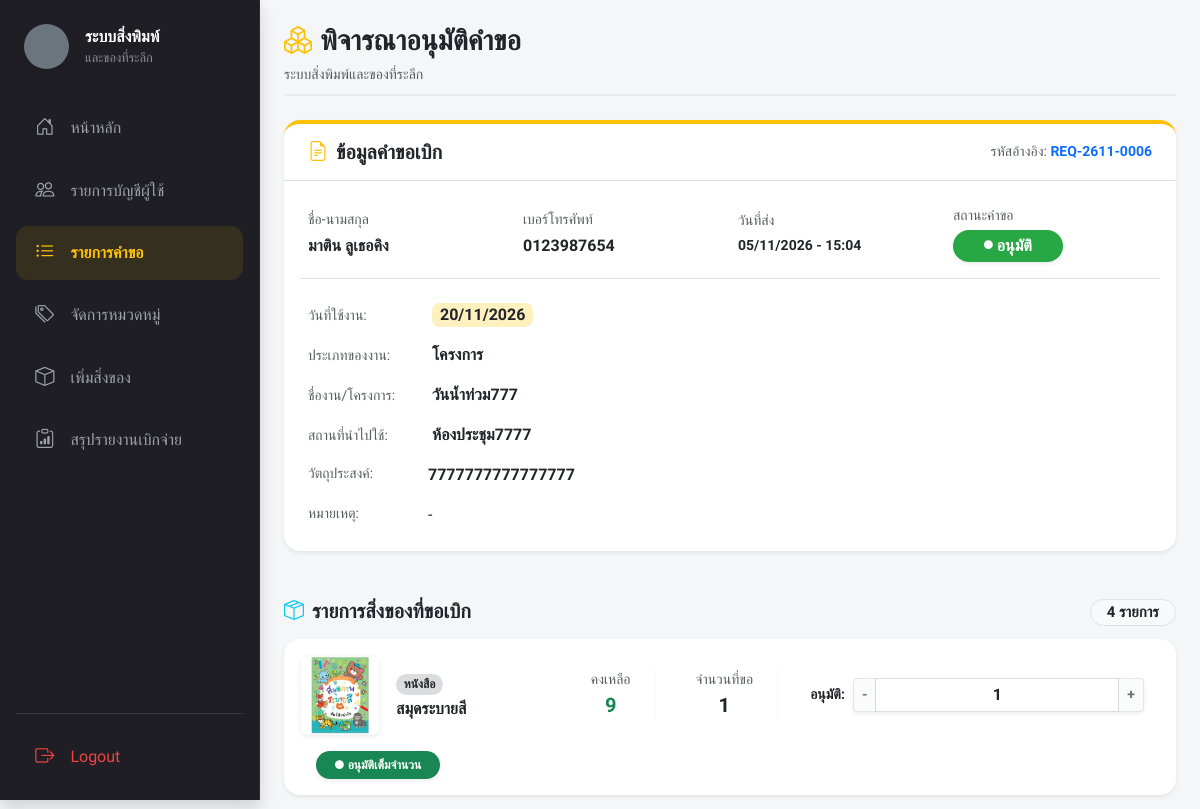
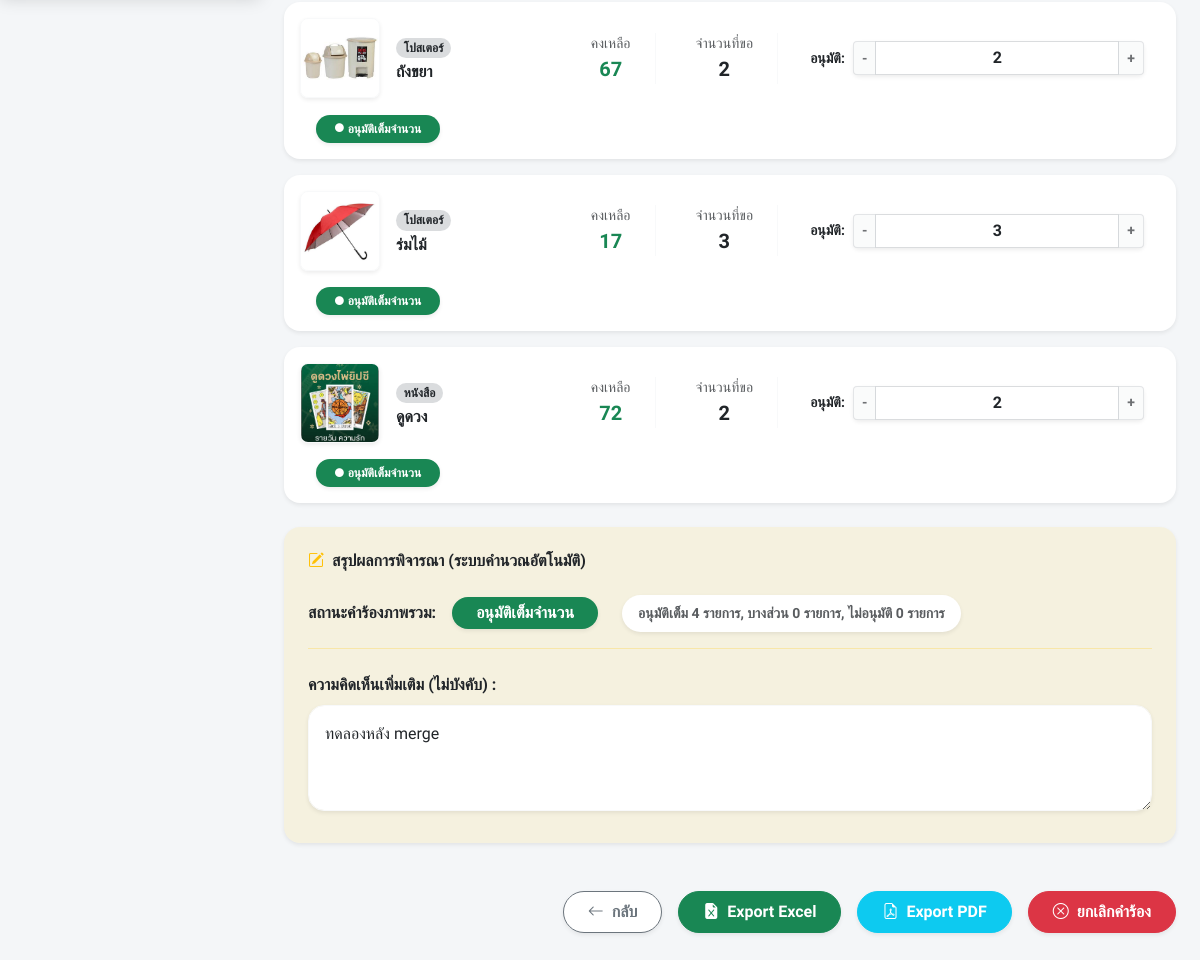
The app's page /index.php?page=request_view&id=31 (signed in) with its own data (2 pictures, top to bottom).
### tables this page shows
CREATE TABLE `requests` (
  `request_id` int(11) NOT NULL,
  `request_no` varchar(20) NOT NULL,
  `user_id` int(11) NOT NULL,
  `request_date` datetime DEFAULT current_timestamp(),
  `use_date` date DEFAULT NULL,
  `event_type` varchar(50) DEFAULT NULL,
  `event_name` varchar(200) DEFAULT NULL,
  `location` varchar(200) DEFAULT NULL,
  `purpose` text DEFAULT NULL,
  `user_note` text DEFAULT NULL,
  `status` varchar(20) DEFAULT 'Pending',
  `admin_comment` text DEFAULT NULL,
  `approved_at` datetime DEFAULT NULL,
  `approved_by` int(11) DEFAULT NULL,
  `is_read_user` tinyint(1) NOT NULL DEFAULT 0
);

CREATE TABLE `users` (
  `user_id` int(11) NOT NULL,
  `username` varchar(50) NOT NULL,
  `password` varchar(255) NOT NULL,
  `full_name` varchar(100) DEFAULT NULL,
  `email` varchar(150) DEFAULT NULL,
  `department_id` int(11) DEFAULT NULL,
  `sub_department_id` int(11) DEFAULT NULL,
  `employment_type_id` int(11) DEFAULT NULL,
  `position` varchar(100) DEFAULT NULL,
  `phone_number` varchar(20) DEFAULT NULL,
  `role` varchar(20) DEFAULT 'User',
  `approve_user` int(2) NOT NULL DEFAULT 0,
  `created_at` datetime NOT NULL
);

CREATE TABLE `request_items` (
  `request_item_id` int(11) NOT NULL,
  `request_id` int(11) NOT NULL,
  `item_id` int(11) NOT NULL,
  `requested_qty` int(11) NOT NULL,
  `approved_qty` int(11) DEFAULT NULL,
  `item_status` varchar(20) DEFAULT NULL
);

CREATE TABLE `categories` (
  `category_id` int(11) NOT NULL,
  `name` varchar(100) DEFAULT NULL,
  `is_active` tinyint(1) DEFAULT 1,
  `created_at` datetime DEFAULT current_timestamp()
);

CREATE TABLE `items` (
  `id` int(11) NOT NULL,
  `item_code` varchar(20) NOT NULL,
  `category_id` int(11) NOT NULL,
  `name` varchar(200) NOT NULL,
  `description` text DEFAULT NULL,
  `current_stock` int(11) DEFAULT 0,
  `is_active` tinyint(1) NOT NULL DEFAULT 1,
  `low_stock_threshold` int(11) DEFAULT 10,
  `images` text DEFAULT NULL,
  `created_at` datetime DEFAULT current_timestamp()
);

### views/admin/request_view.php (the view, shortened to what this page needs)
<?php
$request_id = $_GET['id'] ?? '';
$stmt = $pdo->prepare("
    SELECT r.*, u.full_name, u.phone_number
    FROM requests r
    LEFT JOIN users u ON r.user_id = u.user_id
    WHERE r.request_id = ?
");
$stmt->execute([$request_id]);
$request = $stmt->fetch();
$itemStmt = $pdo->prepare("
    SELECT
        ri.*,
        i.name AS item_name,
        i.images,
        i.current_stock,
        c.name AS category_name
    FROM request_items ri
    LEFT JOIN items i ON ri.item_id = i.id
    LEFT JOIN categories c ON i.category_id = c.category_id
    WHERE ri.request_id = ?
");
$itemStmt->execute([$request_id]);
$items = $itemStmt->fetchAll();
$isPending = ($request['status'] === 'รออนุมัติ' || $request['status'] === 'Pending');
$statusText = $request['status'];
$badgeStyle = 'min-width: 110px; ';
if ($statusText === 'รออนุมัติ' || $statusText === 'Pending') {
    $badgeStyle .= 'background-color: #ffc107; color: #000;';
    $statusText = 'รออนุมัติ';
} elseif (strpos($statusText, 'อนุมัติบางส่วน') !== false) {
    $badgeStyle .= 'background-color: #fd7e14; color: #fff;';
} elseif (strpos($statusText, 'ไม่อนุมัติ') !== false) {
    $badgeStyle .= 'background-color: #dc3545; color: #fff;';
} elseif (strpos($statusText, 'อนุมัติ') !== false) {
    $badgeStyle .= 'background-color: #28a745; color: #fff;';
} else {
    $badgeStyle .= 'background-color: #6c757d; color: #fff;';
}
?>
<form action="actions/admin/request_approve.php" method="POST" id="approvalForm">
    <div class="d-flex justify-content-between align-items-center mb-4 pb-2" style="border-bottom: 2px solid #e9ecef;">
        <div>
            <h3 class="fw-bolder mb-1 text-dark"><i class="bi bi-boxes text-warning me-2"></i>พิจารณาอนุมัติคำขอ</h3>
            <span class="text-muted small">ระบบสิ่งพิมพ์และของที่ระลึก</span>
        </div>
    </div>
    <div class="card border-0 rounded-4 shadow-sm mb-4 border-warning border-top border-4 bg-white">
        <div class="card-header bg-white py-3 px-4 border-bottom d-flex justify-content-between align-items-center rounded-top-4">
            <h5 class="fw-bold mb-0 text-dark"><i class="bi bi-file-earmark-text me-2 text-warning"></i>ข้อมูลคำขอเบิก</h5>
            <span class="text-muted small">รหัสอ้างอิง: <span class="fw-bold text-primary"><?= htmlspecialchars($request['request_no']) ?></span></span>
        </div>
        <div class="card-body p-4">
            <div class="row g-3 align-items-center mb-4 pb-3 border-bottom">
                <div class="col-12 col-sm-6 col-md-3">
                    <div class="text-muted small mb-1">ชื่อ-นามสกุล</div>
                    <div class="fw-bold text-dark fs-6"><?= htmlspecialchars($request['full_name'] ?? 'ไม่ทราบชื่อ') ?></div>
                </div>
                <div class="col-12 col-sm-6 col-md-3">
                    <div class="text-muted small mb-1">เบอร์โทรศัพท์</div>
                    <div class="fw-bold text-dark fs-6"><?= htmlspecialchars($request['phone_number'] ?? '-') ?></div>
                </div>
                <div class="col-12 col-sm-6 col-md-3">
                    <div class="text-muted small mb-1">วันที่ส่ง</div>
                    <div class="fw-bold text-dark small">
                        <?= date('d/m/Y - H:i', strtotime($request['request_date'])) ?>
                    </div>
                </div>
                <div class="col-12 col-sm-6 col-md-3">
                    <div class="text-muted small mb-1">สถานะคำขอ</div>
                    <span class="badge px-3 py-2 fs-6 rounded-pill shadow-sm d-inline-flex align-items-center justify-content-center" style="<?= $badgeStyle ?>" id="headerStatusBadge">
                        <i class="bi bi-circle-fill small me-1" style="font-size: 0.55rem;"></i>
                        <?= htmlspecialchars($statusText) ?>
                    </span>
                </div>
            </div>
            <div class="row g-2">
                <div class="col-12 mb-2">
                    <span class="text-muted small d-inline-block" style="width: 120px;">วันที่ใช้งาน:</span>
                    <span class="badge bg-warning text-dark bg-opacity-25 px-2 py-1 fs-6 rounded-3"><?= date('d/m/Y', strtotime($request['use_date'])) ?></span>
                </div>
                <div class="col-12 mb-2">
                    <span class="text-muted small d-inline-block" style="width: 120px;">ประเภทของงาน:</span>
                    <span class="fw-bold text-dark"><?= htmlspecialchars($request['event_type']) ?></span>
                </div>
                <div class="col-12 mb-2">
                    <span class="text-muted small d-inline-block" style="width: 120px;">ชื่องาน/โครงการ:</span>
                    <span class="fw-bold text-dark"><?= htmlspecialchars($request['event_name']) ?></span>
                </div>
                <div class="col-12 mb-2">
                    <span class="text-muted small d-inline-block" style="width: 120px;">สถานที่นำไปใช้:</span>
                    <span class="fw-bold text-dark"><?= htmlspecialchars($request['location']) ?></span>
                </div>
                <div class="col-12 mb-2 d-flex">
                    <span class="text-muted small flex-shrink-0" style="width: 120px;">วัตถุประสงค์:</span>
                    <span class="fw-bold text-dark"><?= nl2br(htmlspecialchars($request['purpose'])) ?></span>
                </div>
                <div class="col-12 d-flex">
                    <span class="text-muted small flex-shrink-0" style="width: 120px;">หมายเหตุ:</span>
                    <span class="text-dark"><?= nl2br(htmlspecialchars($request['user_note'] ?: '-')) ?></span>
                </div>
            </div>
        </div>
    </div>
    <h5 class="fw-bold mb-3 mt-5 text-dark">
        <i class="bi bi-box-seam text-info me-2"></i>รายการสิ่งของที่ขอเบิก
        <span class="float-end badge bg-light text-dark border rounded-pill px-3"><?= count($items) ?> รายการ</span>
    </h5>
    <div class="mb-4">
        <?php foreach ($items as $index => $item): $images = json_decode($item['images'] ?? '[]', true);
            $imgSrc = !empty($images) ? 'assets/uploads/items/' . $images[0] : 'assets/images/placeholder.jpg';
            $reqQty = (int)$item['requested_qty'];
            $curStock = (int)($item['current_stock'] ?? 0);
            $appQty = $isPending ? min($reqQty, $curStock) : (int)$item['approved_qty'];
        ?>
            <div class="card border-0 rounded-4 shadow-sm mb-3 bg-white">
                <div class="card-body p-3 d-flex align-items-center flex-wrap gap-3">
                    <img src="<?= $imgSrc ?>" class="rounded-3 object-fit-cover border border-light shadow-sm" style="width: 80px; height: 80px;">
                    <div class="flex-grow-1" style="min-width: 150px;">
                        <span class="badge bg-secondary bg-opacity-25 text-dark rounded-pill mb-1"><?= htmlspecialchars($item['category_name'] ?? 'ไม่ระบุ') ?></span>
                        <h6 class="fw-bolder mb-0 text-dark"><?= htmlspecialchars($item['item_name'] ?? 'ไม่ทราบชื่อ (ไอเทมอาจถูกลบ)') ?></h6>
                    </div>
                    <div class="text-center px-4 border-end border-light d-none d-md-block">
                        <span class="d-block text-muted small">คงเหลือ</span>
                        <span class="fw-bolder text-success fs-5"><?= $curStock ?></span>
                    </div>
                    <div class="text-center px-4 border-end border-light d-none d-sm-block">
                        <span class="d-block text-muted small">จำนวนที่ขอ</span>
                        <span class="fw-bolder text-dark fs-5"><?= $reqQty ?></span>
                    </div>
                    <div class="d-flex align-items-center px-3" style="min-width: 150px;">
                        <span class="fw-bold me-2 text-dark small ">อนุมัติ:</span>
                        <div class="input-group input-group-sm shadow-sm rounded-2">
                            <button type="button" class="btn  btn-light border-secondary border-opacity-25 fw-bold px-2 text-dark" onclick="adjustApprove(<?= $index ?>, -1)" <?= !$isPending ? 'disabled' : '' ?>>-</button>
                            <input type="text" name="approved_qty[<?= $item['request_item_id'] ?>]" id="approve_input_<?= $index ?>"
                                class="form-control text-center fw-bolder fs-6 approve-input border-secondary border-opacity-25"
                                value="<?= $appQty ?>"
                                data-req="<?= $reqQty ?>"
                                data-stock="<?= $curStock ?>"
                                data-name="<?= htmlspecialchars($item['item_name'] ?? 'ไม่ทราบชื่อ') ?>"
                                oninput="validateInput(this)"
                                <?= !$isPending ? 'readonly' : '' ?>>
                            <button type="button" class="btn btn-light border-secondary border-opacity-25 fw-bold px-2 text-dark" onclick="adjustApprove(<?= $index ?>, 1)" <?= !$isPending ? 'disabled' : '' ?>>+</button>
                        </div>
                    </div>
                    <div style="min-width: 140px;" class="text-end ps-3 ">
                        <span class="badge rounded-pill py-2 w-100 item-status-badge d-inline-flex align-items-center justify-content-center shadow-sm " id="item_badge_<?= $index ?>">
                            <i class="bi bi-circle-fill small me-1" style="font-size: 0.55rem;"></i> <span id="item_text_<?= $index ?>"></span>
                        </span>
                    </div>
                </div>
            </div>
        <?php endforeach; ?>
    </div>
    <div class="card border-0 rounded-4 shadow-sm mb-5 bg-warning bg-opacity-10">
        <div class="card-body p-4">
            <h6 class="fw-bold mb-4 text-dark"><i class="bi bi-pencil-square me-2 text-warning"></i>สรุปผลการพิจารณา (ระบบคำนวณอัตโนมัติ)</h6>
            <div class="d-flex align-items-center mb-4 pb-3 border-bottom border-warning border-opacity-25 flex-wrap gap-2">
                <span class="fw-bold text-dark me-2">สถานะคำร้องภาพรวม:</span>
                <span class="badge px-3 py-2 fs-6 rounded-pill shadow-sm" id="summaryOverallBadge">รออนุมัติ</span>
                <span class="fw-bold bg-white text-muted px-3 py-2 rounded-pill shadow-sm small" id="summaryTextInfo"></span>
            </div>
            <div class="mb-2">
                <label class="fw-bold mb-2 text-dark">ความคิดเห็นเพิ่มเติม (ไม่บังคับ) :</label>
                <textarea name="admin_comment" class="form-control border-light shadow-sm rounded-4 p-3" rows="3" <?= !$isPending ? 'readonly' : '' ?> placeholder="พิมพ์ความคิดเห็นถึงผู้เบิก (ถ้ามี)..."><?= htmlspecialchars($request['admin_comment'] ?? '') ?></textarea>
            </div>
        </div>
    </div>
    <div class="d-flex justify-content-end gap-3 mb-5 flex-wrap">
        <a href="index.php?page=request_list" class="btn btn-outline-secondary fw-bold px-4 py-2 bg-white rounded-pill shadow-sm">
            <i class="bi bi-arrow-left me-2"></i>กลับ
        </a>
        <?php if ($isPending): ?>
            <button type="submit" name="action" value="approve" class="btn btn-warning fw-bolder px-3 py-2 shadow rounded-pill">
                <i class="bi bi-save me-2"></i>บันทึกผลพิจารณา
            </button>
        <?php else: ?>
            <a href="actions/export_excel.php?id=<?= $request['request_id'] ?>" class="btn btn-success text-white fw-bolder px-4 py-2 rounded-pill shadow-sm">
                <i class="bi bi-file-earmark-excel-fill me-2"></i>Export Excel
            </a>
            <a href="actions/export_pdf.php?id=<?= $request['request_id'] ?>" target="_blank" class="btn btn-info text-white fw-bolder px-4 py-2 rounded-pill shadow-sm">
                <i class="bi bi-file-earmark-pdf me-2"></i>Export PDF
            </a>
            <?php if ($request['status'] !== 'ยกเลิก' && $request['status'] !== 'ไม่อนุมัติ'): ?>
                <button type="submit" name="action" value="cancel" class="btn btn-danger fw-bolder px-4 py-2 shadow-sm rounded-pill" onclick="return confirm('ต้องการยกเลิกคำร้องนี้และคืนสต็อกใช่หรือไม่?');">
                    <i class="bi bi-x-circle me-2"></i>ยกเลิกคำร้อง
                </button>
            <?php endif; ?>
        <?php endif; ?>
    </div>
</form>

### records on screen
requests: request_no "REQ-2611-0006", user.full_name "มาติน ลูเธอคิง", user.phone_number "0123987654", request_date "05/11/2026 - 15:04", status "อนุมัติ", use_date "20/11/2026", event_type "โครงการ", event_name "วันน้ำท่วม777", location "ห้องประชุม7777", purpose "7777777777777777", user_note "-", admin_comment "ทดลองหลัง merge"
request_items: shows a picture, categories.name "หนังสือ", item.name "สมุดระบายสี", item.current_stock "9", requested_qty "1", request_item_id+request+approved_qty "1"
request_items: shows a picture, categories.name "โปสเตอร์", item.name "ถังขยา", item.current_stock "67", requested_qty "2", request_item_id+request+approved_qty "2"
request_items: shows a picture, categories.name "โปสเตอร์", item.name "ร่มไม้", item.current_stock "17", requested_qty "3", request_item_id+request+approved_qty "3"
request_items: shows a picture, categories.name "หนังสือ", item.name "ดูดวง", item.current_stock "72", requested_qty "2", request_item_id+request+approved_qty "2"

### other values on screen
count($items) "4"
